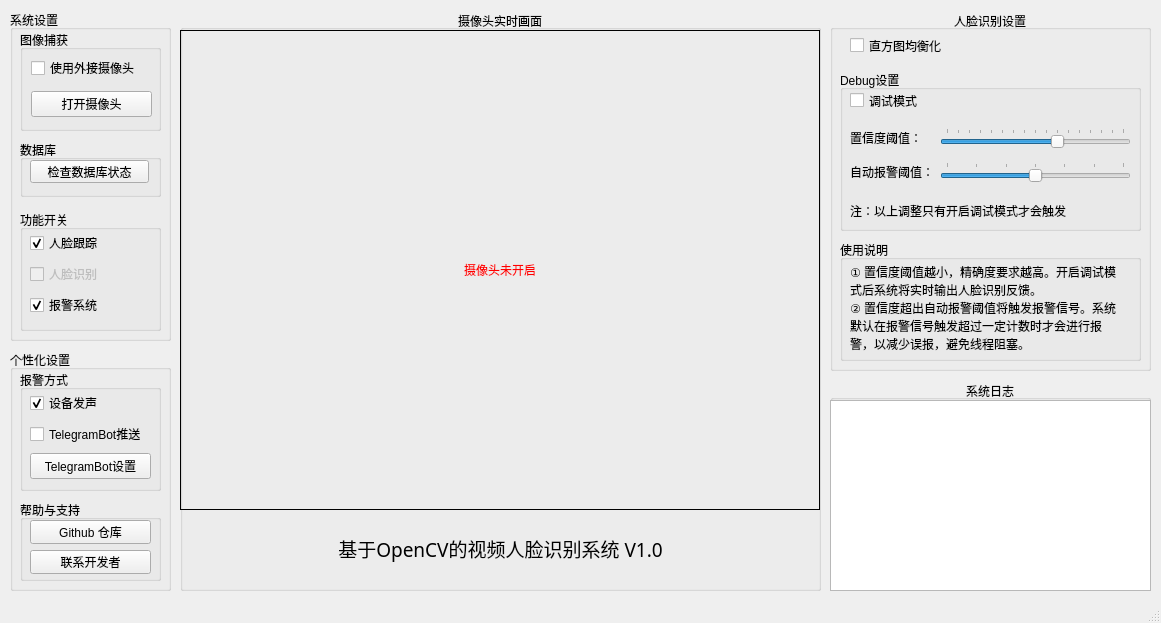
<?xml version="1.0" encoding="UTF-8"?>
<ui version="4.0">
 <class>CoreUI</class>
 <widget class="QMainWindow" name="CoreUI">
  <property name="geometry">
   <rect>
    <x>0</x>
    <y>0</y>
    <width>1161</width>
    <height>623</height>
   </rect>
  </property>
  <property name="windowTitle">
   <string>OpenCV Face Recognition System - Core</string>
  </property>
  <widget class="QWidget" name="centralwidget">
   <widget class="QGroupBox" name="faceRecognizerSettingsLogGroupBox">
    <property name="geometry">
     <rect>
      <x>830</x>
      <y>10</y>
      <width>321</width>
      <height>361</height>
     </rect>
    </property>
    <property name="title">
     <string>人脸识别设置</string>
    </property>
    <property name="alignment">
     <set>Qt::AlignCenter</set>
    </property>
    <widget class="QGroupBox" name="debugGroupBox">
     <property name="geometry">
      <rect>
       <x>10</x>
       <y>60</y>
       <width>301</width>
       <height>161</height>
      </rect>
     </property>
     <property name="title">
      <string>Debug设置</string>
     </property>
     <property name="checkable">
      <bool>false</bool>
     </property>
     <property name="checked">
      <bool>false</bool>
     </property>
     <widget class="QCheckBox" name="debugCheckBox">
      <property name="geometry">
       <rect>
        <x>10</x>
        <y>20</y>
        <width>71</width>
        <height>21</height>
       </rect>
      </property>
      <property name="text">
       <string>调试模式</string>
      </property>
     </widget>
     <widget class="QLabel" name="debugLabel">
      <property name="geometry">
       <rect>
        <x>10</x>
        <y>130</y>
        <width>221</width>
        <height>21</height>
       </rect>
      </property>
      <property name="text">
       <string>注：以上调整只有开启调试模式才会触发</string>
      </property>
     </widget>
     <widget class="QWidget" name="layoutWidget">
      <property name="geometry">
       <rect>
        <x>10</x>
        <y>50</y>
        <width>281</width>
        <height>71</height>
       </rect>
      </property>
      <layout class="QGridLayout" name="debugGridLayout">
       <item row="1" column="0">
        <widget class="QLabel" name="autoAlarmThresholdLabel">
         <property name="text">
          <string>自动报警阈值：</string>
         </property>
         <property name="alignment">
          <set>Qt::AlignLeading|Qt::AlignLeft|Qt::AlignVCenter</set>
         </property>
        </widget>
       </item>
       <item row="0" column="0">
        <widget class="QLabel" name="confidenceThresholdLabel">
         <property name="text">
          <string>置信度阈值：</string>
         </property>
         <property name="alignment">
          <set>Qt::AlignLeading|Qt::AlignLeft|Qt::AlignVCenter</set>
         </property>
        </widget>
       </item>
       <item row="1" column="1">
        <widget class="QSlider" name="autoAlarmThresholdSlider">
         <property name="minimum">
          <number>50</number>
         </property>
         <property name="maximum">
          <number>80</number>
         </property>
         <property name="singleStep">
          <number>1</number>
         </property>
         <property name="pageStep">
          <number>5</number>
         </property>
         <property name="value">
          <number>65</number>
         </property>
         <property name="orientation">
          <enum>Qt::Horizontal</enum>
         </property>
         <property name="tickPosition">
          <enum>QSlider::TicksAbove</enum>
         </property>
        </widget>
       </item>
       <item row="0" column="1">
        <widget class="QSlider" name="confidenceThresholdSlider">
         <property name="maximum">
          <number>80</number>
         </property>
         <property name="singleStep">
          <number>1</number>
         </property>
         <property name="pageStep">
          <number>5</number>
         </property>
         <property name="value">
          <number>50</number>
         </property>
         <property name="orientation">
          <enum>Qt::Horizontal</enum>
         </property>
         <property name="tickPosition">
          <enum>QSlider::TicksAbove</enum>
         </property>
        </widget>
       </item>
      </layout>
     </widget>
    </widget>
    <widget class="QGroupBox" name="tipsGroupBox">
     <property name="geometry">
      <rect>
       <x>10</x>
       <y>230</y>
       <width>301</width>
       <height>121</height>
      </rect>
     </property>
     <property name="title">
      <string>使用说明</string>
     </property>
     <widget class="QLabel" name="autoAlarmTipLabel">
      <property name="geometry">
       <rect>
        <x>10</x>
        <y>60</y>
        <width>271</width>
        <height>51</height>
       </rect>
      </property>
      <property name="text">
       <string>② 置信度超出自动报警阈值将触发报警信号。系统默认在报警信号触发超过一定计数时才会进行报警，以减少误报，避免线程阻塞。</string>
      </property>
      <property name="wordWrap">
       <bool>true</bool>
      </property>
     </widget>
     <widget class="QLabel" name="confidenceTipLabel">
      <property name="geometry">
       <rect>
        <x>10</x>
        <y>20</y>
        <width>271</width>
        <height>41</height>
       </rect>
      </property>
      <property name="text">
       <string>① 置信度阈值越小，精确度要求越高。开启调试模式后系统将实时输出人脸识别反馈。</string>
      </property>
      <property name="wordWrap">
       <bool>true</bool>
      </property>
     </widget>
    </widget>
    <widget class="QCheckBox" name="equalizeHistCheckBox">
     <property name="geometry">
      <rect>
       <x>20</x>
       <y>25</y>
       <width>101</width>
       <height>21</height>
      </rect>
     </property>
     <property name="text">
      <string>直方图均衡化</string>
     </property>
    </widget>
   </widget>
   <widget class="QGroupBox" name="systemSettingsGroupBox">
    <property name="geometry">
     <rect>
      <x>10</x>
      <y>10</y>
      <width>161</width>
      <height>331</height>
     </rect>
    </property>
    <property name="title">
     <string>系统设置</string>
    </property>
    <widget class="QGroupBox" name="functionGroupBox">
     <property name="geometry">
      <rect>
       <x>10</x>
       <y>200</y>
       <width>141</width>
       <height>121</height>
      </rect>
     </property>
     <property name="title">
      <string>功能开关</string>
     </property>
     <widget class="QWidget" name="layoutWidget_3">
      <property name="geometry">
       <rect>
        <x>10</x>
        <y>20</y>
        <width>121</width>
        <height>91</height>
       </rect>
      </property>
      <layout class="QVBoxLayout" name="functionVerticalLayout">
       <item>
        <widget class="QCheckBox" name="faceTrackerCheckBox">
         <property name="enabled">
          <bool>true</bool>
         </property>
         <property name="text">
          <string>人脸跟踪</string>
         </property>
         <property name="checked">
          <bool>true</bool>
         </property>
        </widget>
       </item>
       <item>
        <widget class="QCheckBox" name="faceRecognizerCheckBox">
         <property name="enabled">
          <bool>false</bool>
         </property>
         <property name="toolTip">
          <string>数据库未完成初始化，请检查</string>
         </property>
         <property name="text">
          <string>人脸识别</string>
         </property>
        </widget>
       </item>
       <item>
        <widget class="QCheckBox" name="panalarmCheckBox">
         <property name="text">
          <string>报警系统</string>
         </property>
         <property name="checked">
          <bool>true</bool>
         </property>
        </widget>
       </item>
      </layout>
     </widget>
    </widget>
    <widget class="QGroupBox" name="webcamGroupBox">
     <property name="geometry">
      <rect>
       <x>10</x>
       <y>20</y>
       <width>141</width>
       <height>101</height>
      </rect>
     </property>
     <property name="title">
      <string>图像捕获</string>
     </property>
     <widget class="QWidget" name="layoutWidget_4">
      <property name="geometry">
       <rect>
        <x>11</x>
        <y>21</y>
        <width>121</width>
        <height>71</height>
       </rect>
      </property>
      <layout class="QVBoxLayout" name="webcamVerticalLayout">
       <item>
        <widget class="QCheckBox" name="useExternalCameraCheckBox">
         <property name="text">
          <string>使用外接摄像头</string>
         </property>
        </widget>
       </item>
       <item>
        <widget class="QPushButton" name="startWebcamButton">
         <property name="cursor">
          <cursorShape>PointingHandCursor</cursorShape>
         </property>
         <property name="text">
          <string>打开摄像头</string>
         </property>
         <property name="autoDefault">
          <bool>false</bool>
         </property>
         <property name="default">
          <bool>false</bool>
         </property>
         <property name="flat">
          <bool>false</bool>
         </property>
        </widget>
       </item>
      </layout>
     </widget>
    </widget>
    <widget class="QGroupBox" name="dbGroupBox">
     <property name="geometry">
      <rect>
       <x>10</x>
       <y>130</y>
       <width>141</width>
       <height>57</height>
      </rect>
     </property>
     <property name="title">
      <string>数据库</string>
     </property>
     <widget class="QPushButton" name="initDbButton">
      <property name="geometry">
       <rect>
        <x>10</x>
        <y>20</y>
        <width>119</width>
        <height>23</height>
       </rect>
      </property>
      <property name="cursor">
       <cursorShape>PointingHandCursor</cursorShape>
      </property>
      <property name="text">
       <string>检查数据库状态</string>
      </property>
      <property name="autoDefault">
       <bool>false</bool>
      </property>
     </widget>
    </widget>
   </widget>
   <widget class="QGroupBox" name="personalizedSettingsGroupBox">
    <property name="geometry">
     <rect>
      <x>10</x>
      <y>350</y>
      <width>161</width>
      <height>241</height>
     </rect>
    </property>
    <property name="title">
     <string>个性化设置</string>
    </property>
    <widget class="QGroupBox" name="alarmWaysGroupBox">
     <property name="geometry">
      <rect>
       <x>10</x>
       <y>20</y>
       <width>141</width>
       <height>121</height>
      </rect>
     </property>
     <property name="title">
      <string>报警方式</string>
     </property>
     <property name="checkable">
      <bool>false</bool>
     </property>
     <widget class="QWidget" name="layoutWidget_2">
      <property name="geometry">
       <rect>
        <x>10</x>
        <y>20</y>
        <width>121</width>
        <height>91</height>
       </rect>
      </property>
      <layout class="QVBoxLayout" name="alarmWaysVerticalLayout">
       <item>
        <widget class="QCheckBox" name="bellCheckBox">
         <property name="text">
          <string>设备发声</string>
         </property>
         <property name="checked">
          <bool>true</bool>
         </property>
        </widget>
       </item>
       <item>
        <widget class="QCheckBox" name="telegramBotPushCheckBox">
         <property name="text">
          <string>TelegramBot推送</string>
         </property>
        </widget>
       </item>
       <item>
        <widget class="QPushButton" name="telegramBotSettingsButton">
         <property name="text">
          <string>TelegramBot设置</string>
         </property>
         <property name="autoDefault">
          <bool>false</bool>
         </property>
        </widget>
       </item>
      </layout>
     </widget>
    </widget>
    <widget class="QGroupBox" name="supportGroupBox">
     <property name="geometry">
      <rect>
       <x>10</x>
       <y>150</y>
       <width>141</width>
       <height>81</height>
      </rect>
     </property>
     <property name="title">
      <string>帮助与支持</string>
     </property>
     <widget class="QWidget" name="layoutWidget_5">
      <property name="geometry">
       <rect>
        <x>10</x>
        <y>20</y>
        <width>121</width>
        <height>54</height>
       </rect>
      </property>
      <layout class="QVBoxLayout" name="supportVerticalLayout">
       <item>
        <widget class="QPushButton" name="viewGithubRepoButton">
         <property name="text">
          <string>Github 仓库</string>
         </property>
        </widget>
       </item>
       <item>
        <widget class="QPushButton" name="contactDeveloperButton">
         <property name="text">
          <string>联系开发者</string>
         </property>
        </widget>
       </item>
      </layout>
     </widget>
    </widget>
   </widget>
   <widget class="QGroupBox" name="logGroupBox">
    <property name="geometry">
     <rect>
      <x>830</x>
      <y>380</y>
      <width>321</width>
      <height>211</height>
     </rect>
    </property>
    <property name="title">
     <string>系统日志</string>
    </property>
    <property name="alignment">
     <set>Qt::AlignCenter</set>
    </property>
    <widget class="QTextEdit" name="logTextEdit">
     <property name="geometry">
      <rect>
       <x>0</x>
       <y>20</y>
       <width>321</width>
       <height>191</height>
      </rect>
     </property>
    </widget>
   </widget>
   <widget class="QGroupBox" name="realTimeCaptureGroupBox">
    <property name="geometry">
     <rect>
      <x>180</x>
      <y>10</y>
      <width>641</width>
      <height>581</height>
     </rect>
    </property>
    <property name="title">
     <string>摄像头实时画面</string>
    </property>
    <property name="alignment">
     <set>Qt::AlignCenter</set>
    </property>
    <property name="flat">
     <bool>false</bool>
    </property>
    <widget class="QLabel" name="realTimeCaptureLabel">
     <property name="geometry">
      <rect>
       <x>0</x>
       <y>20</y>
       <width>640</width>
       <height>480</height>
      </rect>
     </property>
     <property name="frameShape">
      <enum>QFrame::Box</enum>
     </property>
     <property name="text">
      <string>&lt;font color=red&gt;摄像头未开启&lt;/font&gt;</string>
     </property>
     <property name="alignment">
      <set>Qt::AlignCenter</set>
     </property>
    </widget>
    <widget class="QLabel" name="aboutLabel">
     <property name="geometry">
      <rect>
       <x>50</x>
       <y>520</y>
       <width>541</width>
       <height>36</height>
      </rect>
     </property>
     <property name="font">
      <font>
       <family>楷体</family>
       <pointsize>14</pointsize>
      </font>
     </property>
     <property name="text">
      <string>基于OpenCV的视频人脸识别系统 V1.0</string>
     </property>
     <property name="alignment">
      <set>Qt::AlignCenter</set>
     </property>
    </widget>
   </widget>
  </widget>
  <widget class="QStatusBar" name="statusbar"/>
 </widget>
 <resources/>
 <connections/>
</ui>
